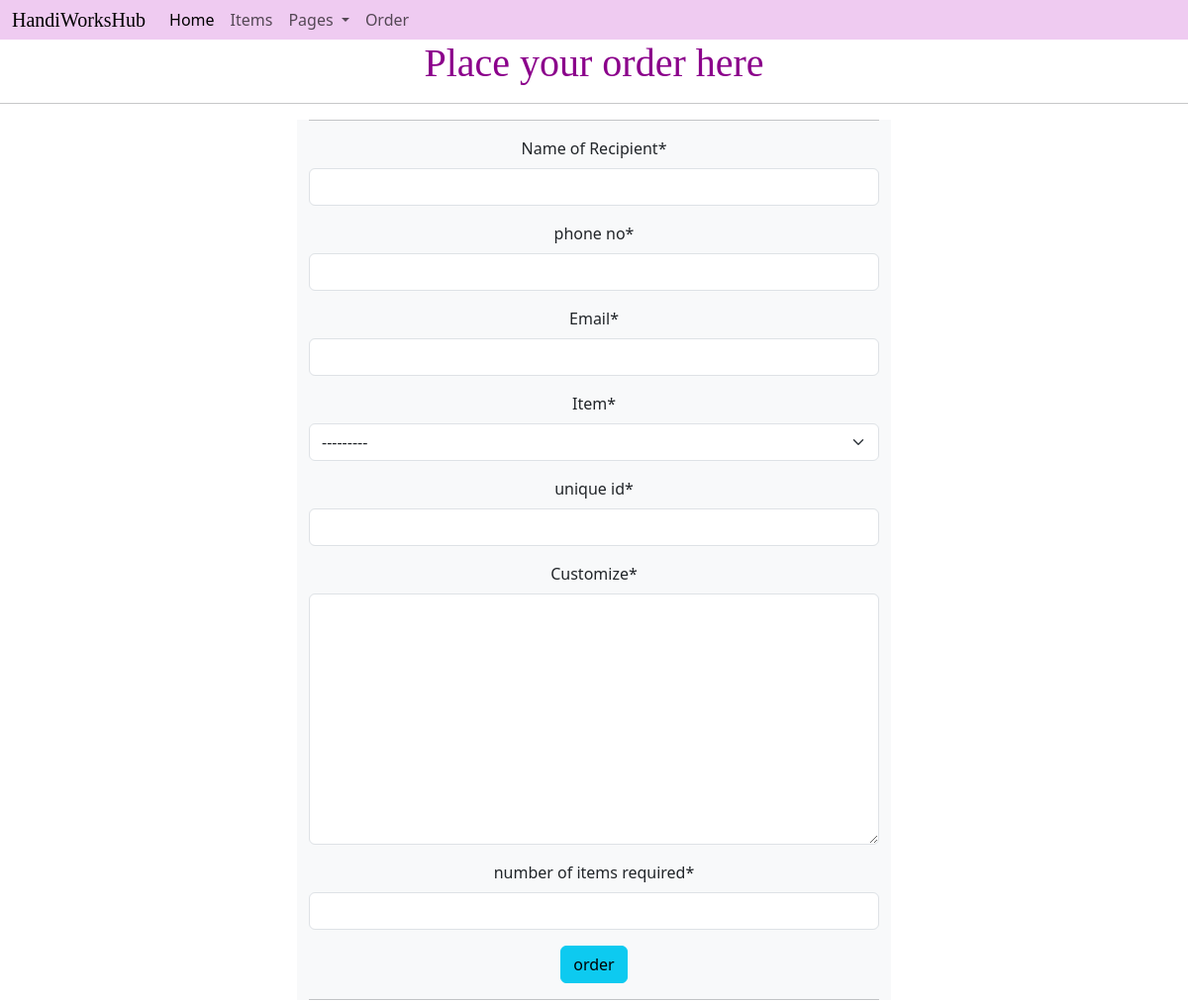
Page /contact/ (upper part) on the earlier database version.
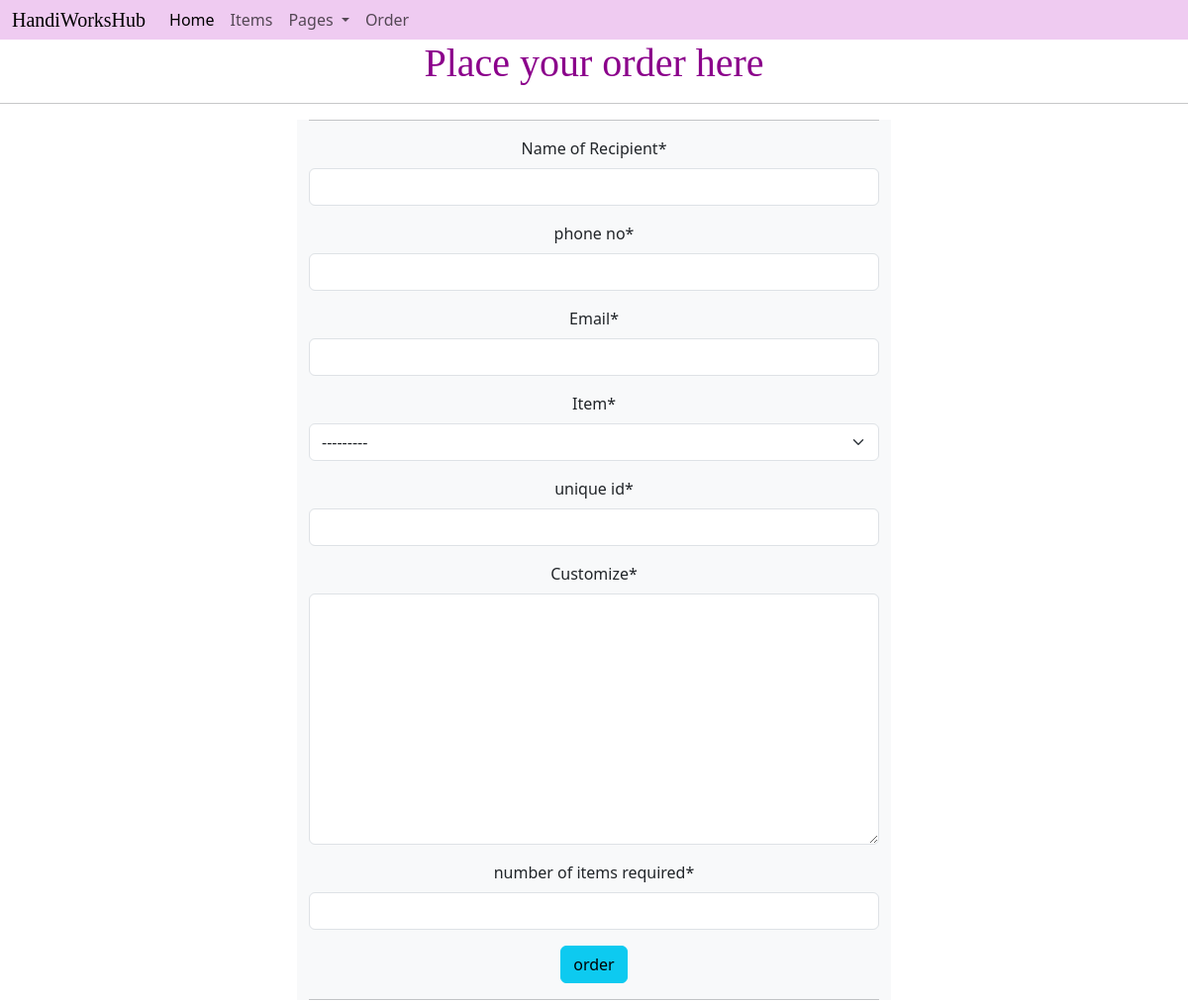
Same page on the later database version.
### home/models.py (models this page shows)
class items(models.Model):
    item_name=models.CharField(max_length=20)
    items_description=models.TextField()
    def __str__(self):
        return self.item_name

### home/views.py (the view)
# urls.py: path('contact/', views.contact,name='contact'),
def contact(request):
    if request.method=='POST':
        form=orderform(request.POST)
        if form.is_valid():
            form.save()
            return render(request,'confirmation.html')
    form=orderform()
    dict_form={
        'form':form
    }
    return render(request,'contact.html',dict_form)

### home/form.py
class orderform(forms.ModelForm):
    class Meta:
        model = orders
        fields ='__all__'
        labels={
            'recipient':"Name of Recipient",
            'phno':'phone no',
            'item_name':'Item',
            'uid':'unique id',
            'num':'number of items required'
        }

### templates/contact.html (shortened to what this page needs)
{% extends 'base.html' %}
{% load crispy_forms_tags %}
{% block content %}
<h1 style="font-family: cursive;color: darkmagenta;"class='text-center'>Place your order here</h1>
<hr>
<div class="container text-center w-50 bg-light" >
<hr>
<form action="" method="POST">
    {{form|crispy}}
    <button type="submit" class="btn btn-info">order</button>
</form>
</div>
{% endblock %}

Differences in the rows shown:
added items: item_name "---------"
Other differences:
form field item_name: "---------" → (not shown)
